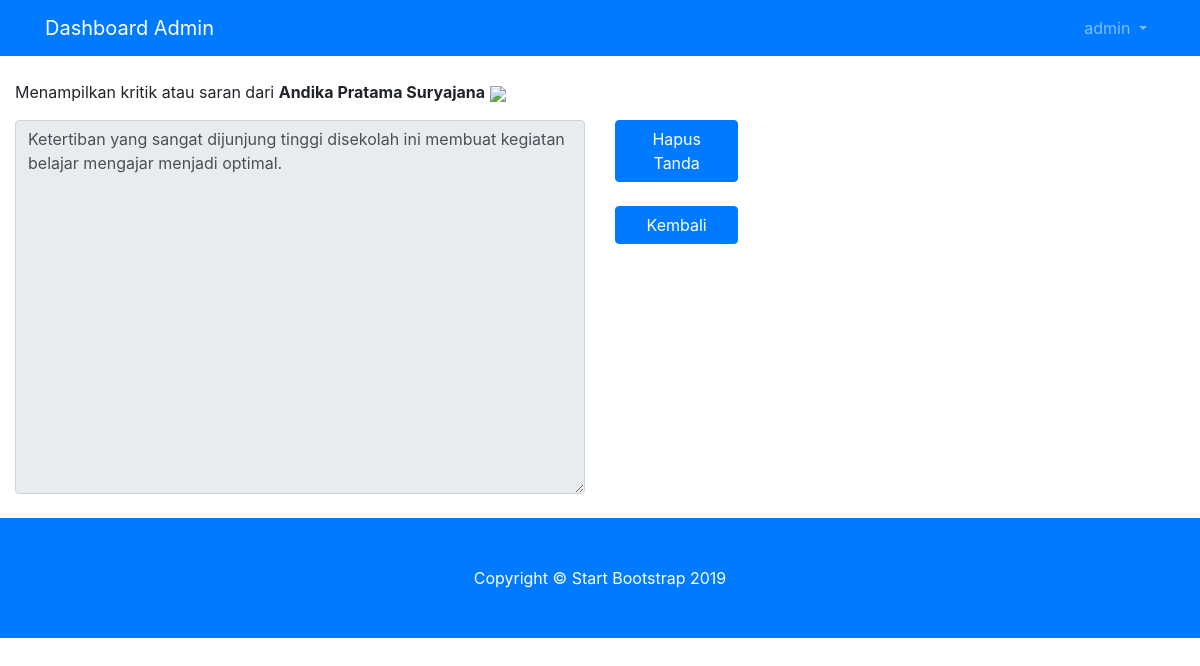
Page /dashboard/kritik_saran/kritik_saran_show.php?idKritik=8 (signed in) on the committed database.
### tables this page shows
CREATE TABLE IF NOT EXISTS `kritiksaran` (
  `idkritik` int(11) NOT NULL,
  `nama` varchar(100) DEFAULT NULL,
  `isi` varchar(255) DEFAULT NULL,
  `date` datetime DEFAULT NULL,
  `status` varchar(100) DEFAULT NULL,
  `bintang` varchar(10) DEFAULT NULL
);

### dashboard/kritik_saran/kritik_saran_show.php (the view, shortened to what this page needs)
<?php
include '../layout/header.php';
$query="select * from kritiksaran where idkritik=".$_GET['idKritik'];
$action=mysql_query($query);
$data=mysql_fetch_array($action);
?>
<br>
<div class="container-fluid">
	<p>Menampilkan kritik atau saran dari <b><?php echo $data['nama'];?></b> <?php if ($data['bintang']=="yes") {
		?>
		<img width="32px" src="gambar/star.png">
		<?php } ?></p>
		<div class="row">
			<div class="col-md-6 rounded">
				<textarea class="form-control" cols="20" rows="15" disabled><?php echo $data['isi'];?></textarea>
			</div>
			<div class="col-md-4">
				<?php if ($data['bintang']=="no") { ?>
					<a class="btn btn-primary col-md-4" href="kritik_saran_bintang.php?bintang=yes&idKritik=<?php echo $data['idkritik'];?>">Tandai</a><br><br>
				<?php
				}else{?>
					<a class="btn btn-primary col-md-4" href="kritik_saran_bintang.php?bintang=no&idKritik=<?php echo $data['idkritik'];?>">Hapus Tanda</a><br><br>
				<?php }?>
				<a class="btn btn-primary col-md-4" href="kritik_saran_data.php">Kembali</a>
			</div>
		</div>
	</div>
	<br>
	<?php
	include '../layout/footer.php';
	?>

### dashboard/kritik_saran/css/heroic-features.css (style rules this page uses)
body { padding-top: 56px; }

### rows in the picture
kritiksaran: nama "Andika Pratama Suryajana", isi "Ketertiban yang sangat dijunjung tinggi disekolah ini membuat kegiatan belajar mengajar menjadi optimal."

### other values in the picture
$_SESSION['username'] "admin"
